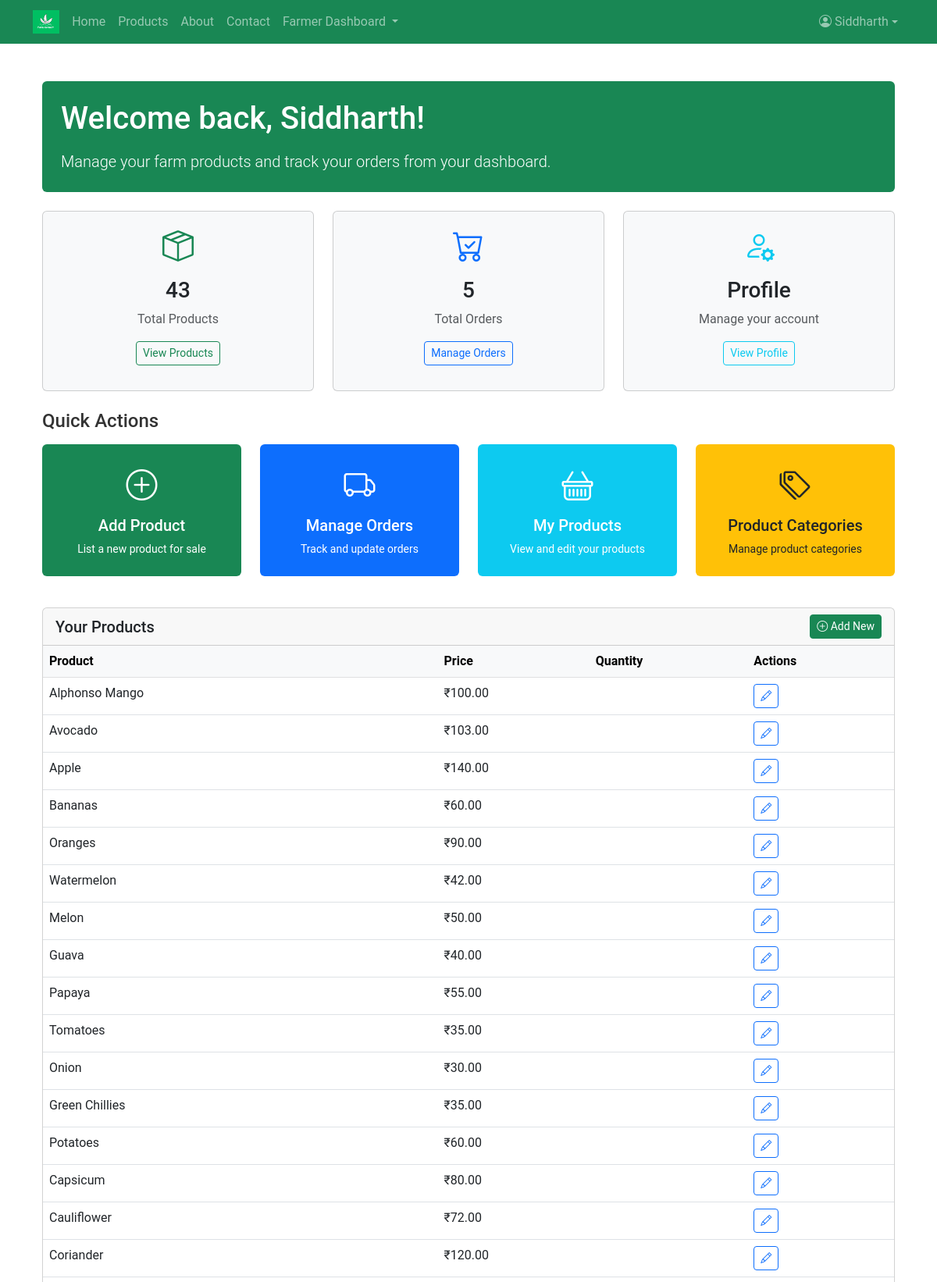
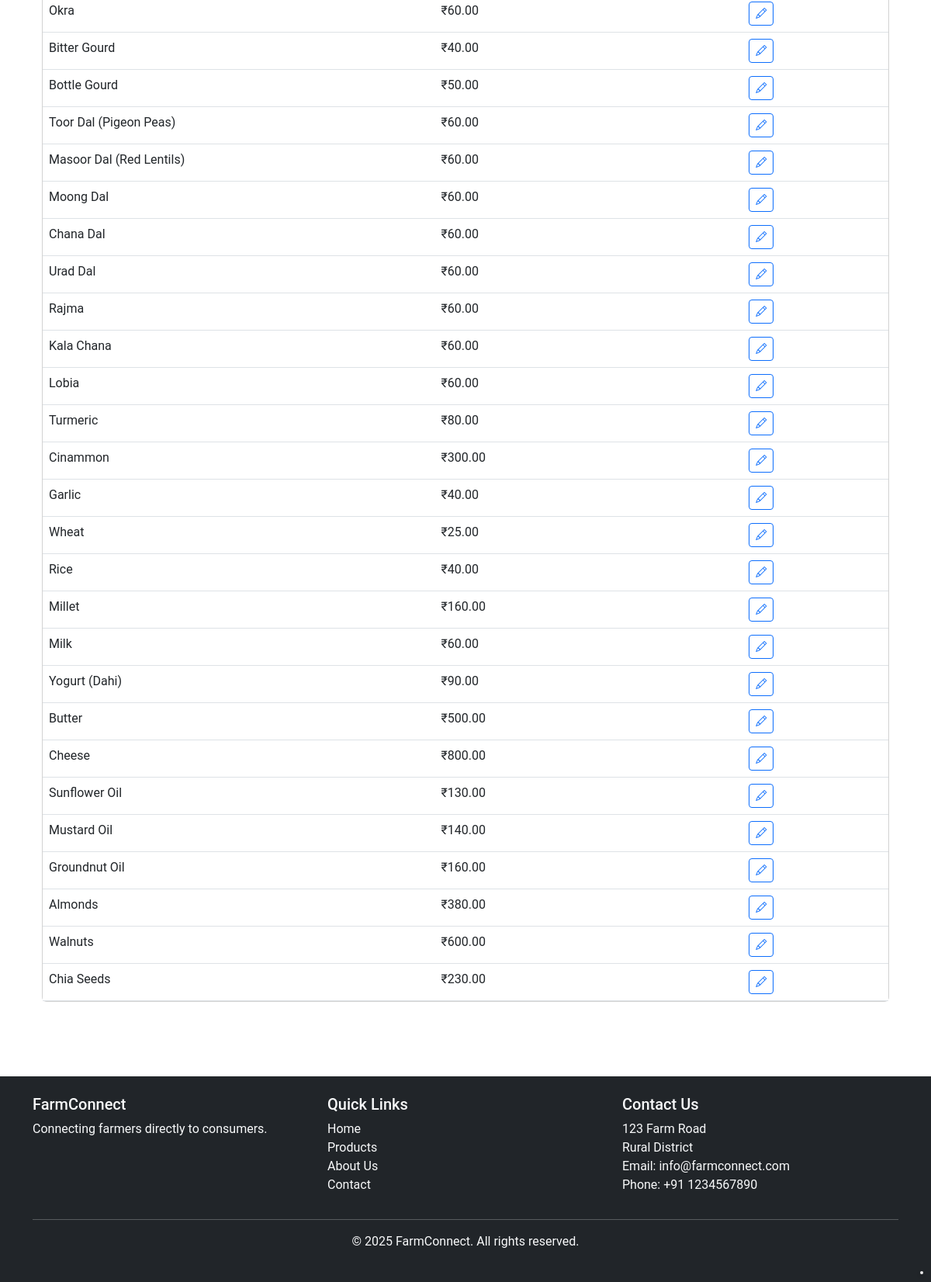
Screenshot of /farmer/dashboard/ (signed in) with the database file from the repository (2 pictures, top to bottom).
### farm_core/models.py (models this page shows, shortened)
class User(AbstractUser):
    USER_TYPE_CHOICES = (
        ('farmer', 'Farmer'),
        ('consumer', 'Consumer'),
    )
    user_type = models.CharField(max_length=10, choices=USER_TYPE_CHOICES, default='consumer')
    phone = models.CharField(max_length=15, blank=True, null=True)
    address = models.TextField(blank=True, null=True)
    profile_pic = models.ImageField(upload_to='profile_pics/', blank=True, null=True)
    npop_certificate_number = models.CharField(max_length=100, blank=True, null=True)
    npop_certificate_issue_date = models.DateField(blank=True, null=True)
    npop_certificate_expiry_date = models.DateField(blank=True, null=True)
    npop_certificate_file = models.FileField(upload_to='npop_certificates/', blank=True, null=True)

class Product(models.Model):
    UNIT_CHOICES = (
        ('kg', 'Kilogram'),
        ('g', 'Gram'),
        ('l', 'Liter'),
        ('ml', 'Milliliter'),
        ('piece', 'Piece'),
        ('dozen', 'Dozen'),
        ('bundle', 'Bundle'),
        ('box', 'Box'),
        ('bag', 'Bag'),
        ('packet', 'Packet'),
    )
    name = models.CharField(max_length=200)
    description = models.TextField()
    price = models.DecimalField(max_digits=10, decimal_places=2)
    discount_price = models.DecimalField(max_digits=10, decimal_places=2, blank=True, null=True)
    quantity_available = models.PositiveIntegerField(default=0)
    category = models.ForeignKey(ProductCategory, on_delete=models.CASCADE, related_name='products')
    unit = models.CharField(max_length=10, choices=UNIT_CHOICES, default='kg')
    farmer = models.ForeignKey(User, on_delete=models.CASCADE, related_name='products')
    image = models.ImageField(upload_to='product_images/', blank=True, null=True)
    created_at = models.DateTimeField(auto_now_add=True)
    updated_at = models.DateTimeField(auto_now=True)
    is_organic = models.BooleanField(default=False)
    is_available = models.BooleanField(default=True)
    harvest_date = models.DateField(blank=True, null=True)
    expiry_date = models.DateField(blank=True, null=True)
    nutritional_info = models.TextField(blank=True, null=True)

### farm_core/views.py (the view)
# urls.py: path('farmer/dashboard/', views.FarmerDashboardView.as_view(), name='farmer_dashboard'),
class FarmerDashboardView(LoginRequiredMixin, FarmerRequiredMixin, TemplateView):
    template_name = 'farm_core/farmer_dashboard.html'
    def get_context_data(self, **kwargs):
        context = super().get_context_data(**kwargs)
        user = self.request.user
        try:
            products = Product.objects.filter(farmer=user)
            context['products'] = products
            context['products_count'] = products.count()
            orders = Order.objects.filter(product__farmer=user)
            context['orders'] = orders
            context['orders_count'] = orders.count()
            from django.db import connection
            cursor = connection.cursor()
            order_fields_need_update = False
            try:
                cursor.execute("SELECT cancellation_reason FROM farm_core_order LIMIT 1")
            except:
                order_fields_need_update = True
            product_fields_need_update = False
            try:
                cursor.execute("SELECT unit FROM farm_core_product LIMIT 1")
            except:
                product_fields_need_update = True
            categories_need_creation = False
            try:
                cursor.execute("SELECT COUNT(*) FROM farm_core_productcategory")
                count = cursor.fetchone()[0]
                if count == 0:
                    categories_need_creation = True
            except:
                categories_need_creation = True
            context['order_fields_need_update'] = order_fields_need_update
            context['product_fields_need_update'] = product_fields_need_update
            context['categories_need_creation'] = categories_need_creation
            if order_fields_need_update:
                context['warning_message'] = mark_safe('Your order database needs to be updated. <a href="/run-migrations/">Click here</a> to update it.')
            if product_fields_need_update:
                context['info_message'] = mark_safe('You can enhance your product features by <a href="/update-product-model/">updating your product model</a>.')
            if categories_need_creation:
                context['category_message'] = mark_safe('No product categories found. You need to <a href="/create-categories/">create default categories</a> before adding products.')
        except Exception as e:
            import logging
            logger = logging.getLogger(__name__)
            logger.error(f"Error loading dashboard data: {str(e)}")
            context['error_message'] = "Error loading dashboard data"
        return context

### farm_core/views.py (called while the page is built)
    def test_func(self):
        return self.request.user.is_authenticated and self.request.user.user_type == 'farmer'

### farm_core/templates/farm_core/farmer_dashboard.html (shortened to what this page needs)
{% extends 'farm_core/base.html' %}
{% load i18n %}
{% load static %}
{% block content %}
<div class="container py-4">
    <div class="bg-success text-white p-4 rounded mb-4">
        <h1 class="mb-3">{% translate "Welcome back" %}, {{ user.first_name|default:user.username }}!</h1>
        <p class="lead mb-0">{% translate "Manage your farm products and track your orders from your dashboard." %}</p>
    </div>
    <div class="row mb-4">
        <div class="col-md-4">
            <div class="card h-100 bg-light mb-3">
                <div class="card-body text-center">
                    <i class="bi bi-box-seam fs-1 text-success"></i>
                    <h3 class="mt-2">{{ products_count }}</h3>
                    <p class="text-muted">{% translate "Total Products" %}</p>
                    <a href="{% url 'farm_core:farmer_products' %}" class="btn btn-sm btn-outline-success">
                        {% translate "View Products" %}
                    </a>
                </div>
            </div>
        </div>
        <div class="col-md-4">
            <div class="card h-100 bg-light mb-3">
                <div class="card-body text-center">
                    <i class="bi bi-cart-check fs-1 text-primary"></i>
                    <h3 class="mt-2">{{ orders_count }}</h3>
                    <p class="text-muted">{% translate "Total Orders" %}</p>
                    <a href="{% url 'farm_core:farmer_orders' %}" class="btn btn-sm btn-outline-primary">
                        {% translate "Manage Orders" %}
                    </a>
                </div>
            </div>
        </div>
        <div class="col-md-4">
            <div class="card h-100 bg-light mb-3">
                <div class="card-body text-center">
                    <i class="bi bi-person-gear fs-1 text-info"></i>
                    <h3 class="mt-2">{% translate "Profile" %}</h3>
                    <p class="text-muted">{% translate "Manage your account" %}</p>
                    <a href="{% url 'farm_core:profile' %}" class="btn btn-sm btn-outline-info">
                        {% translate "View Profile" %}
                    </a>
                </div>
            </div>
        </div>
    </div>
    <div class="row mb-4">
        <div class="col-12">
            <h4 class="mb-3">{% translate "Quick Actions" %}</h4>
            <div class="row">
                <div class="col-md-3 mb-3">
                    <a href="{% url 'farm_core:add_product' %}" class="text-decoration-none">
                        <div class="p-4 bg-success text-white rounded text-center">
                            <i class="bi bi-plus-circle fs-1"></i>
                            <h5 class="mt-2">{% translate "Add Product" %}</h5>
                            <p class="mb-0 small">{% translate "List a new product for sale" %}</p>
                        </div>
                    </a>
                </div>
                <div class="col-md-3 mb-3">
                    <a href="{% url 'farm_core:farmer_orders' %}" class="text-decoration-none">
                        <div class="p-4 bg-primary text-white rounded text-center">
                            <i class="bi bi-truck fs-1"></i>
                            <h5 class="mt-2">{% translate "Manage Orders" %}</h5>
                            <p class="mb-0 small">{% translate "Track and update orders" %}</p>
                        </div>
                    </a>
                </div>
                <div class="col-md-3 mb-3">
                    <a href="{% url 'farm_core:farmer_products' %}" class="text-decoration-none">
                        <div class="p-4 bg-info text-white rounded text-center">
                            <i class="bi bi-basket fs-1"></i>
                            <h5 class="mt-2">{% translate "My Products" %}</h5>
                            <p class="mb-0 small">{% translate "View and edit your products" %}</p>
                        </div>
                    </a>
                </div>
                <div class="col-md-3 mb-3">
                    <a href="{% url 'farm_core:create_categories' %}" class="text-decoration-none">
                        <div class="p-4 bg-warning text-dark rounded text-center">
                            <i class="bi bi-tags fs-1"></i>
                            <h5 class="mt-2">{% translate "Product Categories" %}</h5>
                            <p class="mb-0 small">{% translate "Manage product categories" %}</p>
                        </div>
                    </a>
                </div>
            </div>
        </div>
    </div>
    <div class="row mb-4">
        <div class="col-12">
            <div class="card">
                <div class="card-header d-flex justify-content-between align-items-center">
                    <h5 class="mb-0">{% translate "Your Products" %}</h5>
                    <a href="{% url 'farm_core:add_product' %}" class="btn btn-sm btn-success">
                        <i class="bi bi-plus-circle"></i> {% translate "Add New" %}
                    </a>
                </div>
                <div class="card-body p-0">
                    {% if products %}
                    <div class="table-responsive">
                        <table class="table table-hover mb-0">
                            <thead class="table-light">
                                <tr>
                                    <th>{% translate "Product" %}</th>
                                    <th>{% translate "Price" %}</th>
                                    <th>{% translate "Quantity" %}</th>
                                    <th>{% translate "Actions" %}</th>
                                </tr>
                            </thead>
                            <tbody>
                                {% for product in products %}
                                <tr>
                                    <td>{{ product.name }}</td>
                                    <td>₹{{ product.price }}</td>
                                    <td>{{ product.quantity }}</td>
                                    <td>
                                        <a href="{% url 'farm_core:edit_product' product.id %}" class="btn btn-sm btn-outline-primary">
                                            <i class="bi bi-pencil"></i>
                                        </a>
                                    </td>
                                </tr>
                                {% endfor %}
                            </tbody>
                        </table>
                    </div>
                    {% endif %}
                </div>
            </div>
        </div>
    </div>
</div>
{% endblock %}

### farm_core/templates/farm_core/base.html (shortened to what this page needs)
{% load static %}
<!DOCTYPE html>
<html lang="en">
<head>
    <link href="https://cdn.jsdelivr.net/npm/bootstrap@5.3.0/dist/css/bootstrap.min.css" rel="stylesheet">
    <link rel="stylesheet" href="https://cdn.jsdelivr.net/npm/bootstrap-icons@1.10.0/font/bootstrap-icons.css">
    <link rel="stylesheet" href="{% static 'css/style.css' %}">
</head>
<body>
    <nav class="navbar navbar-expand-lg navbar-dark bg-success">
        <div class="container">
                <img src="{% static 'images/logo.png' %}" alt="FarmConnect" height="30" class="me-2">
            <div class="collapse navbar-collapse" id="navbarNav">
                <ul class="navbar-nav me-auto">
                    <li class="nav-item">
                        <a class="nav-link" href="{% url 'farm_core:home' %}">Home</a>
                    </li>
                    <li class="nav-item">
                        <a class="nav-link" href="{% url 'farm_core:product_list' %}">Products</a>
                    </li>
                    <li class="nav-item">
                        <a class="nav-link" href="{% url 'farm_core:about' %}">About</a>
                    </li>
                    <li class="nav-item">
                        <a class="nav-link" href="{% url 'farm_core:contact' %}">Contact</a>
                    </li>
                    {% if user.is_authenticated and user.user_type == 'farmer' %}
                    <li class="nav-item dropdown">
                        <a class="nav-link dropdown-toggle" href="#" role="button" data-bs-toggle="dropdown">
                            Farmer Dashboard
                        </a>
                    </li>
                    {% endif %}
                </ul>
                <ul class="navbar-nav">
                    {% if user.is_authenticated %}
                    <li class="nav-item dropdown">
                        <a class="nav-link dropdown-toggle d-flex align-items-center" href="#" role="button" data-bs-toggle="dropdown">
                            <i class="bi bi-person-circle me-1"></i>
                            {% if user.first_name %}{{ user.first_name }}{% else %}{{ user.username }}{% endif %}
                        </a>
                    </li>
                    {% endif %}
                </ul>
            </div>
        </div>
    </nav>
    <div id="google_translate_element"></div>
    <div class="container my-4">
        {% block content %}{% endblock %}
    </div>
    <footer class="bg-dark text-light py-4 mt-5">
        <div class="container">
            <div class="row">
                <div class="col-md-4">
                    <h5>FarmConnect</h5>
                    <p>Connecting farmers directly to consumers.</p>
                </div>
                <div class="col-md-4">
                    <h5>Quick Links</h5>
                    <ul class="list-unstyled">
                        <li><a href="{% url 'farm_core:home' %}" class="text-light">Home</a></li>
                        <li><a href="{% url 'farm_core:product_list' %}" class="text-light">Products</a></li>
                        <li><a href="{% url 'farm_core:about' %}" class="text-light">About Us</a></li>
                        <li><a href="{% url 'farm_core:contact' %}" class="text-light">Contact</a></li>
                    </ul>
                </div>
                <div class="col-md-4">
                    <h5>Contact Us</h5>
                    <address>
                        <p>123 Farm Road<br>
                        Rural District<br>
                        Email: info@farmconnect.com<br>
                        Phone: +91 1234567890</p>
                    </address>
                </div>
            </div>
            <hr class="my-3">
            <div class="text-center">
                <p>&copy; {% now "Y" %} FarmConnect. All rights reserved.</p>
            </div>
        </div>
    </footer>
</body>
</html>

### static/css/style.css (style rules this page uses)
body { font-family: 'Roboto', sans-serif; color: #333; }
a { color: #28a745; text-decoration: none; }
.card { transition: transform 0.3s ease, box-shadow 0.3s ease; }
.btn-success { transition: all 0.3s ease; }

### farm_core/templates/farm_core/base.html (style rules this page uses)
#google_translate_element { position: fixed; bottom: 10px; right: 10px; z-index: 1000; background-color: rgba(255, 255, 255, 0.9); border-radius: 4px; padding: 2px; box-shadow: 0 2px 5px rgba(0,0,0,0.2); }

### rows the page displays
User: first_name "Siddharth"
Product: name "Alphonso Mango", price "100.00"
Product: name "Avocado", price "103.00"
Product: name "Apple", price "140.00"
Product: name "Bananas", price "60.00"
Product: name "Oranges", price "90.00"
Product: name "Watermelon", price "42.00"
Product: name "Melon", price "50.00"
Product: name "Guava", price "40.00"
Product: name "Papaya", price "55.00"
Product: name "Tomatoes", price "35.00"
Product: name "Onion", price "30.00"
Product: name "Green Chillies", price "35.00"
Product: name "Potatoes", price "60.00"
Product: name "Capsicum", price "80.00"
Product: name "Cauliflower", price "72.00"
Product: name "Coriander", price "120.00"
Product: name "Okra", price "60.00"
Product: name "Bitter Gourd", price "40.00"
Product: name "Bottle Gourd", price "50.00"
Product: name "Toor Dal (Pigeon Peas)", price "60.00"
Product: name "Masoor Dal (Red Lentils)", price "60.00"
Product: name "Moong Dal", price "60.00"
Product: name "Chana Dal", price "60.00"
Product: name "Urad Dal", price "60.00"
Product: name "Rajma", price "60.00"
Product: name "Kala Chana", price "60.00"
Product: name "Lobia", price "60.00"
Product: name "Turmeric", price "80.00"
Product: name "Cinammon", price "300.00"
Product: name "Garlic", price "40.00"
Product: name "Wheat", price "25.00"
Product: name "Rice", price "40.00"
Product: name "Millet", price "160.00"
Product: name "Milk", price "60.00"
Product: name "Yogurt (Dahi)", price "90.00"
Product: name "Butter", price "500.00"
Product: name "Cheese", price "800.00"
Product: name "Sunflower Oil", price "130.00"
Product: name "Mustard Oil", price "140.00"
Product: name "Groundnut Oil", price "160.00"
Product: name "Almonds", price "380.00"
Product: name "Walnuts", price "600.00"
Product: name "Chia Seeds", price "230.00"

### other values shown
{{ products_count }} "43"
{{ orders_count }} "5"
